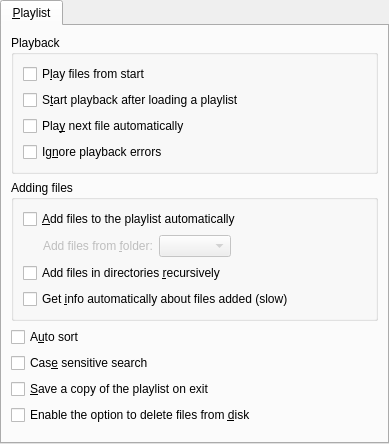
<?xml version="1.0" encoding="UTF-8"?>
<ui version="4.0">
 <class>PrefPlaylist</class>
 <widget class="QWidget" name="PrefPlaylist">
  <property name="geometry">
   <rect>
    <x>0</x>
    <y>0</y>
    <width>389</width>
    <height>444</height>
   </rect>
  </property>
  <layout class="QVBoxLayout">
   <property name="margin">
    <number>0</number>
   </property>
   <item>
    <widget class="QTabWidget" name="playlist_tab">
     <property name="currentIndex">
      <number>0</number>
     </property>
     <widget class="QWidget" name="tab">
      <attribute name="title">
       <string>&amp;Playlist</string>
      </attribute>
      <layout class="QVBoxLayout">
       <item>
        <widget class="QGroupBox" name="groupBox">
         <property name="title">
          <string>Playback</string>
         </property>
         <layout class="QVBoxLayout" name="verticalLayout">
          <item>
           <widget class="QCheckBox" name="play_from_start_check">
            <property name="text">
             <string>P&amp;lay files from start</string>
            </property>
           </widget>
          </item>
          <item>
           <widget class="QCheckBox" name="play_on_load_check">
            <property name="text">
             <string>S&amp;tart playback after loading a playlist</string>
            </property>
           </widget>
          </item>
          <item>
           <widget class="QCheckBox" name="play_next_automatically_check">
            <property name="text">
             <string>Pla&amp;y next file automatically</string>
            </property>
           </widget>
          </item>
          <item>
           <widget class="QCheckBox" name="ignore_errors_check">
            <property name="text">
             <string>Ig&amp;nore playback errors</string>
            </property>
           </widget>
          </item>
         </layout>
        </widget>
       </item>
       <item>
        <widget class="QGroupBox" name="groupBox_2">
         <property name="title">
          <string>Adding files</string>
         </property>
         <layout class="QVBoxLayout" name="verticalLayout_2">
          <item>
           <widget class="QCheckBox" name="auto_add_to_playlist_check">
            <property name="text">
             <string>&amp;Add files to the playlist automatically</string>
            </property>
           </widget>
          </item>
          <item>
           <layout class="QHBoxLayout">
            <item>
             <spacer>
              <property name="orientation">
               <enum>Qt::Horizontal</enum>
              </property>
              <property name="sizeType">
               <enum>QSizePolicy::Fixed</enum>
              </property>
              <property name="sizeHint" stdset="0">
               <size>
                <width>20</width>
                <height>20</height>
               </size>
              </property>
             </spacer>
            </item>
            <item>
             <widget class="QLabel" name="media_to_add_label">
              <property name="enabled">
               <bool>false</bool>
              </property>
              <property name="text">
               <string>Add files from &amp;folder:</string>
              </property>
              <property name="buddy">
               <cstring>media_to_add_combo</cstring>
              </property>
             </widget>
            </item>
            <item>
             <widget class="QComboBox" name="media_to_add_combo">
              <property name="enabled">
               <bool>false</bool>
              </property>
             </widget>
            </item>
            <item>
             <spacer name="horizontalSpacer">
              <property name="orientation">
               <enum>Qt::Horizontal</enum>
              </property>
              <property name="sizeHint" stdset="0">
               <size>
                <width>40</width>
                <height>20</height>
               </size>
              </property>
             </spacer>
            </item>
           </layout>
          </item>
          <item>
           <widget class="QCheckBox" name="recursive_check">
            <property name="text">
             <string>Add files in directories &amp;recursively</string>
            </property>
           </widget>
          </item>
          <item>
           <widget class="QCheckBox" name="getinfo_check">
            <property name="text">
             <string>Get &amp;info automatically about files added (slow)</string>
            </property>
           </widget>
          </item>
         </layout>
        </widget>
       </item>
       <item>
        <widget class="QCheckBox" name="autosort_check">
         <property name="text">
          <string>A&amp;uto sort</string>
         </property>
        </widget>
       </item>
       <item>
        <widget class="QCheckBox" name="case_sensitive_search_check">
         <property name="text">
          <string>Cas&amp;e sensitive search</string>
         </property>
        </widget>
       </item>
       <item>
        <widget class="QCheckBox" name="autosave_on_exit_check">
         <property name="text">
          <string>&amp;Save a copy of the playlist on exit</string>
         </property>
        </widget>
       </item>
       <item>
        <widget class="QCheckBox" name="allow_delete_files_check">
         <property name="text">
          <string>Enable the option to delete files from &amp;disk</string>
         </property>
        </widget>
       </item>
       <item>
        <spacer>
         <property name="orientation">
          <enum>Qt::Vertical</enum>
         </property>
         <property name="sizeHint" stdset="0">
          <size>
           <width>20</width>
           <height>40</height>
          </size>
         </property>
        </spacer>
       </item>
      </layout>
     </widget>
    </widget>
   </item>
  </layout>
 </widget>
 <tabstops>
  <tabstop>playlist_tab</tabstop>
  <tabstop>play_from_start_check</tabstop>
  <tabstop>play_on_load_check</tabstop>
  <tabstop>play_next_automatically_check</tabstop>
  <tabstop>ignore_errors_check</tabstop>
  <tabstop>auto_add_to_playlist_check</tabstop>
  <tabstop>media_to_add_combo</tabstop>
  <tabstop>recursive_check</tabstop>
  <tabstop>getinfo_check</tabstop>
  <tabstop>autosort_check</tabstop>
  <tabstop>case_sensitive_search_check</tabstop>
  <tabstop>autosave_on_exit_check</tabstop>
 </tabstops>
 <resources/>
 <connections>
  <connection>
   <sender>auto_add_to_playlist_check</sender>
   <signal>toggled(bool)</signal>
   <receiver>media_to_add_combo</receiver>
   <slot>setEnabled(bool)</slot>
   <hints>
    <hint type="sourcelabel">
     <x>188</x>
     <y>50</y>
    </hint>
    <hint type="destinationlabel">
     <x>285</x>
     <y>82</y>
    </hint>
   </hints>
  </connection>
  <connection>
   <sender>auto_add_to_playlist_check</sender>
   <signal>toggled(bool)</signal>
   <receiver>media_to_add_label</receiver>
   <slot>setEnabled(bool)</slot>
   <hints>
    <hint type="sourcelabel">
     <x>188</x>
     <y>50</y>
    </hint>
    <hint type="destinationlabel">
     <x>118</x>
     <y>82</y>
    </hint>
   </hints>
  </connection>
 </connections>
</ui>
